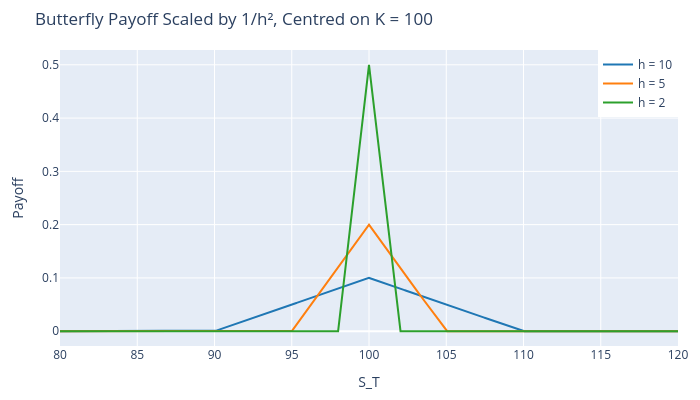

The code cell stored with this chart in its notebook:
### Markdown cell above
## The butterfly spread

The second difference

$$\frac{C(K-h) - 2C(K) + C(K+h)}{h^2} \;\longrightarrow\; \frac{\partial^2 C}{\partial K^2} \quad (h \to 0)$$

is the price of a real portfolio: long one call at $K-h$, short two at $K$,
long one at $K+h$, all scaled by $1/h^2$. Its payoff is a triangle of height
$1/h$ and area 1 centred on $K$. As $h$ shrinks the triangle narrows into a
spike, the payoff of an Arrow-Debreu security that pays only if $S_T = K$. The
butterfly is how Breeden and Litzenberger make state prices tradable.

### Code cell
S_T = np.linspace(80.0, 120.0, 2001)
fig = go.Figure()
for color, h in zip(colors, [10.0, 5.0, 2.0]):
    payoff = (
        np.maximum(S_T - (100 - h), 0)
        - 2 * np.maximum(S_T - 100, 0)
        + np.maximum(S_T - (100 + h), 0)
    ) / h**2
    fig.add_trace(
        go.Scatter(
            x=S_T,
            y=payoff,
            mode="lines",
            name=f"h = {h:g}",
            line={"width": 2, "color": color},
        )
    )
fig.update_layout(
    title="Butterfly Payoff Scaled by 1/h², Centred on K = 100",
    xaxis_title="S_T",
    yaxis_title="Payoff",
    width=700,
    height=400,
    margin={"l": 60, "r": 20, "t": 50, "b": 50},
    legend={"x": 1, "xanchor": "right", "y": 1, "yanchor": "top"},
)
fig.write_image("output/butterfly_payoff.png", scale=2)
fig.show()

### Figure 1 — Plotly figure (JSON) as saved in the notebook; plotly's stock layout.template omitted (floating-point values rounded to 4 significant figures; data arrays with more than 128 entries replaced by an {"elided": "..."} marker saying what was removed)
{"data": [{"line": {"color": "#1f77b4", "width": 2}, "mode": "lines", "name": "h = 10", "type": "scatter", "x": {"elided": "2001 float values"}, "y": {"elided": "2001 float values"}}, {"line": {"color": "#ff7f0e", "width": 2}, "mode": "lines", "name": "h = 5", "type": "scatter", "x": {"elided": "2001 float values"}, "y": {"elided": "2001 float values"}}, {"line": {"color": "#2ca02c", "width": 2}, "mode": "lines", "name": "h = 2", "type": "scatter", "x": {"elided": "2001 float values"}, "y": {"elided": "2001 float values"}}], "layout": {"height": 400, "legend": {"x": 1, "xanchor": "right", "y": 1, "yanchor": "top"}, "margin": {"b": 50, "l": 60, "r": 20, "t": 50}, "title": {"text": "Butterfly Payoff Scaled by 1/h², Centred on K = 100"}, "width": 700, "xaxis": {"title": {"text": "S_T"}}, "yaxis": {"title": {"text": "Payoff"}}}}
